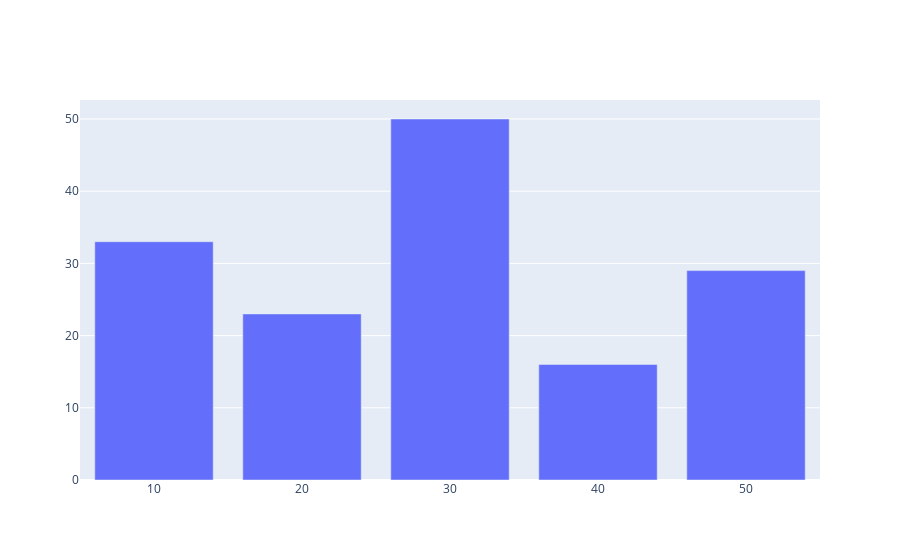

Source (notebook cell):
### Markdown cell above
5. Generate a bar plot using Plotly

### Code cell
import plotly.graph_objects as go 


x = [10, 20, 30, 40, 50]
y = [33, 23, 50, 16, 29]

fig = go.Figure()
fig.add_trace(go.Bar(x = x, y = y))

### Figure 1 — Plotly figure (JSON) as saved in the notebook; plotly's stock layout.template omitted (floating-point values rounded to 4 significant figures)
{"data": [{"type": "bar", "x": [10, 20, 30, 40, 50], "y": [33, 23, 50, 16, 29]}], "layout": {}}
